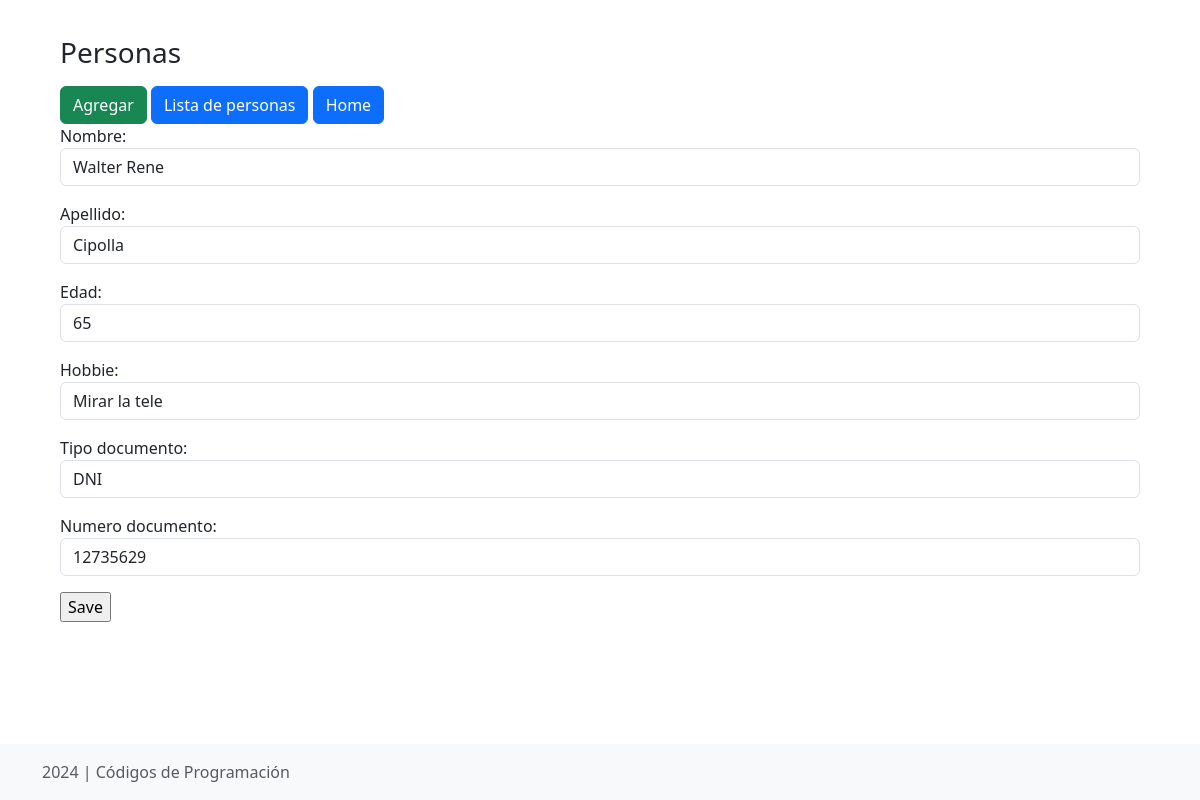
Screenshot of /personas/update/3 with the database file from the repository.
### APPcrudPerson/models.py (models this page shows, shortened)
class Persona(models.Model):
    id = models.AutoField(primary_key=True)
    nombre = models.CharField(max_length=50)
    apellido = models.CharField(max_length=50)
    edad = models.IntegerField()
    hobbie = models.CharField(max_length=100)
    TIPO_DOCUMENTO = [
        ('DNI', 'DNI'),
        ('Pasaporte', 'Pasaporte'),
    ]
    tipo_documento = models.CharField(max_length=10, choices=TIPO_DOCUMENTO, default='DNI')
    numero_documento = models.IntegerField(unique=True)

### APPcrudPerson/views.py (the view)
# urls.py: path('update/<int:pk>', PersonaUpdateView.as_view(), name='update'),
class PersonaUpdateView(UpdateView):
    model = Persona
    template_name = "APPcrudPerson/create.html"
    form_class = PersonaForm
    success_url = reverse_lazy('APPcrudPerson: list')

### APPcrudPerson/forms.py
class PersonaForm(forms.ModelForm):
    class Meta:
        model = Persona
        fields = ['nombre', 'apellido', 'edad', 'hobbie', 'tipo_documento', 'numero_documento']
        widgets = {
            'nombre': forms.TextInput(attrs={'class': 'form-control'}),
            'apellido': forms.TextInput(attrs={'class': 'form-control'}),
            'edad': forms.NumberInput(attrs={'class': 'form-control'}),
            'hobbie': forms.TextInput(attrs={'class': 'form-control'}),
            'tipo_documento': forms.Select(attrs={'class': 'form-control'}),
            'numero_documento': forms.NumberInput(attrs={'class': 'form-control'})
        }

### APPcrudPerson/templates/APPcrudPerson/create.html
{% extends 'APPcrudPerson/index.html' %}
{% block content %}
<form method="post">{% csrf_token %}
    {{ form.as_p }}
    <input type="submit" value="Save">
</form>
{% endblock content %}

### rows the page displays
Persona: nombre "Walter Rene", apellido "Cipolla", edad "65", hobbie "Mirar la tele", tipo_documento "DNI", numero_documento "12735629"
